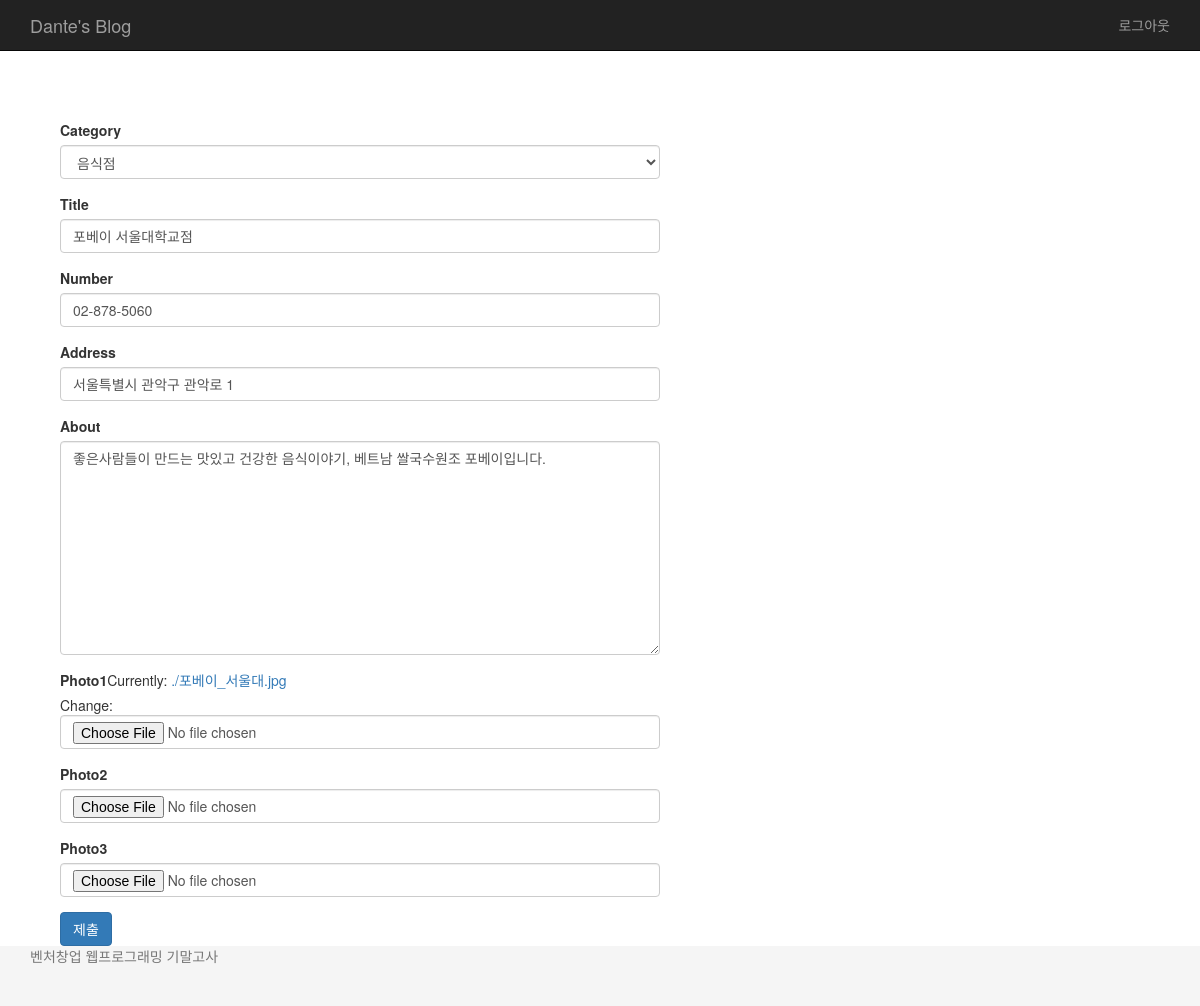
/blog/shop/1/edit/ (signed in), run on the app's committed database.
### blog/models.py (models this page shows, shortened)
class Shop(models.Model):
    category = models.ForeignKey(Category)
    title = models.CharField(max_length=100)
    number = models.CharField(max_length=20)
    address = models.CharField(max_length=100)
    about = models.TextField()
    photo1 = models.ImageField()
    photo2 = models.ImageField(blank=True)
    photo3 = models.ImageField(blank=True)
    created_at = models.DateTimeField(auto_now_add=True)
    updated_at = models.DateTimeField(auto_now=True)

class Category(models.Model):
    title = models.CharField(max_length=100)
    created_at = models.DateTimeField(auto_now_add=True)
    updated_at = models.DateTimeField(auto_now=True)
    def __str__(self):
        return self.title

### blog/views.py (the view)
# urls.py: url(r'^shop/(?P<pk>\d+)/edit/$', 'blog.views.shop_edit', name='shop_edit'),
@login_required
def shop_edit(request, pk):
    shop = get_object_or_404(Shop, pk=pk)
    if request.method =="POST":
        form = ShopForm(request.POST, request.FILES, instance=shop)
        if form.is_valid():
            shop = form.save(commit=False)
            shop.save()
            messages.success(request, '가게 정보가 수정되었습니다.')
            return redirect(shop)
    else:
        form = ShopForm(instance=shop)
    return render(request, 'blog/shop_form.html', {
        'form': form,
        })

### blog/forms.py
class ShopForm(forms.ModelForm):
    class Meta:
        model = Shop
        fields = '__all__'

### blog/templates/blog/shop_form.html (shortened to what this page needs)
{% extends 'blog/base.html' %}
{% block content %}
{% load bootstrap3 %}
<form action="" method="post" enctype="multipart/form-data" style="margin: 5% 5%;width: 50%;">
    {% bootstrap_form form %}
    {% buttons %}
        <button class="btn btn-primary">
            제출
        </button>
    {% endbuttons %}
</form>
{% endblock %}

### blog/templates/blog/base.html (style rules this page uses)
body { padding-top: 60px; }
html { position: relative; min-height: 100%; }
body { margin-bottom: 60px; }

### data on the page
Shop: category "음식점", number "02-878-5060", address "서울특별시 관악구 관악로 1", about "좋은사람들이 만드는 맛있고 건강한 음식이야기, 베트남 쌀국수원조 포베이입니다."
Category: title "포베이 서울대학교점"
